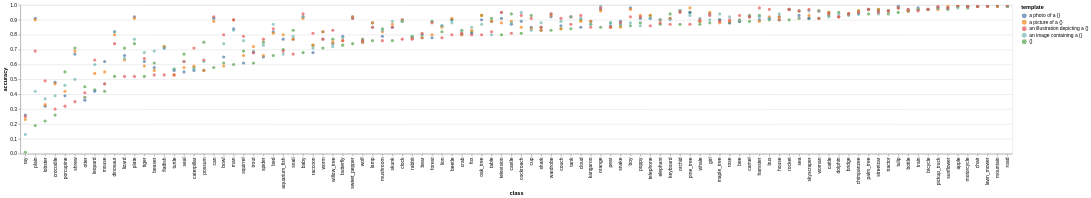

The code cell stored with this chart in its notebook:
### Markdown cell above
### Top-3 Accuracy by Template and Class

### Code cell
k = 3
topk_indices = np.argpartition(image_label_sim, axis=2, kth=-k)[:, :, -k:]
successes = (topk_indices == true_classes[:, None, None]).any(axis=2) # (image, template)
accuracies = np.array([successes[true_classes == i].mean(axis=0) for i in range(len(class_names))]) # (class, template)
df_acc = pd.DataFrame({
    "class": np.repeat(class_names, len(label_templates)),
    "template": np.tile(label_templates, len(class_names)),
    "accuracy": accuracies.ravel()
})
alt.Chart(df_acc).mark_circle(size=40).encode(
    x=alt.X("class:N", sort="y"), y="accuracy", color="template",
    tooltip=["template", "class", "accuracy"]
).interactive()

### Figure 1 — Vega specification as saved in the notebook (floating-point values rounded to 4 significant figures; data arrays with more than 128 entries replaced by an {"elided": "..."} marker saying what was removed)
{"$schema": "https://vega.github.io/schema/vega/v6.json", "data": [{"name": "param_1e9efca18e7a2868_store"}, {"name": "source_0"}, {"name": "data_0", "values": {"elided": "500 records"}}, {"name": "source_0_x_domain_class", "values": [{"class": "apple", "sort_field": 0.98}, {"class": "aquarium_fish", "sort_field": 0.67}, {"class": "baby", "sort_field": 0.68}, {"class": "bear", "sort_field": 0.78}, {"class": "beaver", "sort_field": 0.53}, {"class": "bed", "sort_field": 0.66}, {"class": "bee", "sort_field": 0.89}, {"class": "beetle", "sort_field": 0.8}, {"class": "bicycle", "sort_field": 0.97}, {"class": "bottle", "sort_field": 0.96}, {"class": "bowl", "sort_field": 0.59}, {"class": "boy", "sort_field": 0.86}, {"class": "bridge", "sort_field": 0.93}, {"class": "bus", "sort_field": 0.9}, {"class": "butterfly", "sort_field": 0.73}, {"class": "camel", "sort_field": 0.89}, {"class": "can", "sort_field": 0.58}, {"class": "castle", "sort_field": 0.81}, {"class": "caterpillar", "sort_field": 0.56}, {"class": "cattle", "sort_field": 0.92}, {"class": "chair", "sort_field": 0.99}, {"class": "chimpanzee", "sort_field": 0.94}, {"class": "clock", "sort_field": 0.77}, {"class": "cloud", "sort_field": 0.85}, {"class": "cockroach", "sort_field": 0.81}, {"class": "couch", "sort_field": 0.84}, {"class": "crab", "sort_field": 0.8}, {"class": "crocodile", "sort_field": 0.26}, {"class": "cup", "sort_field": 0.83}, {"class": "dinosaur", "sort_field": 0.52}, {"class": "dolphin", "sort_field": 0.92}, {"class": "elephant", "sort_field": 0.87}, {"class": "flatfish", "sort_field": 0.53}, {"class": "forest", "sort_field": 0.78}, {"class": "fox", "sort_field": 0.8}, {"class": "girl", "sort_field": 0.88}, {"class": "hamster", "sort_field": 0.89}, {"class": "house", "sort_field": 0.9}, {"class": "kangaroo", "sort_field": 0.85}, {"class": "keyboard", "sort_field": 0.87}, {"class": "lamp", "sort_field": 0.76}, {"class": "lawn_mower", "sort_field": 0.99}, {"class": "leopard", "sort_field": 0.42}, {"class": "lion", "sort_field": 0.78}, {"class": "lizard", "sort_field": 0.52}, {"class": "lobster", "sort_field": 0.22}, {"class": "man", "sort_field": 0.6}, {"class": "maple_tree", "sort_field": 0.88}, {"class": "motorcycle", "sort_field": 0.98}, {"class": "mountain", "sort_field": 0.99}, {"class": "mouse", "sort_field": 0.42}, {"class": "mushroom", "sort_field": 0.76}, {"class": "oak_tree", "sort_field": 0.8}, {"class": "orange", "sort_field": 0.85}, {"class": "orchid", "sort_field": 0.87}, {"class": "otter", "sort_field": 0.36}, {"class": "palm_tree", "sort_field": 0.94}, {"class": "pear", "sort_field": 0.85}, {"class": "pickup_truck", "sort_field": 0.97}, {"class": "pine_tree", "sort_field": 0.87}, {"class": "plain", "sort_field": 0.19}, {"class": "plate", "sort_field": 0.52}, {"class": "poppy", "sort_field": 0.86}, {"class": "porcupine", "sort_field": 0.32}, {"class": "possum", "sort_field": 0.56}, {"class": "rabbit", "sort_field": 0.77}, {"class": "raccoon", "sort_field": 0.68}, {"class": "ray", "sort_field": 0.01}, {"class": "road", "sort_field": 0.99}, {"class": "rocket", "sort_field": 0.9}, {"class": "rose", "sort_field": 0.88}, {"class": "sea", "sort_field": 0.91}, {"class": "seal", "sort_field": 0.55}, {"class": "shark", "sort_field": 0.83}, {"class": "shrew", "sort_field": 0.35}, {"class": "skunk", "sort_field": 0.76}, {"class": "skyscraper", "sort_field": 0.91}, {"class": "snail", "sort_field": 0.67}, {"class": "snake", "sort_field": 0.85}, {"class": "spider", "sort_field": 0.65}, {"class": "squirrel", "sort_field": 0.61}, {"class": "streetcar", "sort_field": 0.94}, {"class": "sunflower", "sort_field": 0.97}, {"class": "sweet_pepper", "sort_field": 0.74}, {"class": "table", "sort_field": 0.8}, {"class": "tank", "sort_field": 0.84}, {"class": "telephone", "sort_field": 0.86}, {"class": "television", "sort_field": 0.8}, {"class": "tiger", "sort_field": 0.52}, {"class": "tractor", "sort_field": 0.94}, {"class": "train", "sort_field": 0.96}, {"class": "trout", "sort_field": 0.61}, {"class": "tulip", "sort_field": 0.95}, {"class": "turtle", "sort_field": 0.53}, {"class": "wardrobe", "sort_field": 0.83}, {"class": "whale", "sort_field": 0.87}, {"class": "willow_tree", "sort_field": 0.72}, {"class": "wolf", "sort_field": 0.75}, {"class": "woman", "sort_field": 0.91}, {"class": "worm", "sort_field": 0.71}]}, {"name": "data_0_y_domain_accuracy", "values": [{"min": 0.01, "max": 1.0}]}, {"name": "data_0_color_domain_template", "values": [{"template": "{}"}, {"template": "a photo of a {}"}, {"template": "a picture of a {}"}, {"template": "an image containing a {}"}, {"template": "an illustration depicting a {}"}]}], "signals": [{"name": "x_step", "value": 20}, {"name": "width", "update": "bandspace(domain('x').length, 1, 0.5) * x_step"}, {"name": "unit", "value": {}, "on": [{"events": "pointermove", "update": "isTuple(group()) ? group() : unit"}]}, {"name": "param_1e9efca18e7a2868", "update": "vlSelectionResolve(\"param_1e9efca18e7a2868_store\", \"union\")"}, {"name": "param_1e9efca18e7a2868_class", "on": [{"events": [{"source": "view", "type": "dblclick"}], "update": "null"}, {"events": {"signal": "param_1e9efca18e7a2868_translate_delta"}, "update": "panLinear(param_1e9efca18e7a2868_translate_anchor.extent_x, -param_1e9efca18e7a2868_translate_delta.x / width)"}, {"events": {"signal": "param_1e9efca18e7a2868_zoom_delta"}, "update": "zoomLinear(domain(\"x\"), param_1e9efca18e7a2868_zoom_anchor.x, param_1e9efca18e7a2868_zoom_delta)"}]}, {"name": "param_1e9efca18e7a2868_accuracy", "on": [{"events": [{"source": "view", "type": "dblclick"}], "update": "null"}, {"events": {"signal": "param_1e9efca18e7a2868_translate_delta"}, "update": "panLinear(param_1e9efca18e7a2868_translate_anchor.extent_y, param_1e9efca18e7a2868_translate_delta.y / height)"}, {"events": {"signal": "param_1e9efca18e7a2868_zoom_delta"}, "update": "zoomLinear(domain(\"y\"), param_1e9efca18e7a2868_zoom_anchor.y, param_1e9efca18e7a2868_zoom_delta)"}]}, {"name": "param_1e9efca18e7a2868_tuple", "on": [{"events": [{"signal": "param_1e9efca18e7a2868_class || param_1e9efca18e7a2868_accuracy"}], "update": "param_1e9efca18e7a2868_class && param_1e9efca18e7a2868_accuracy ? {unit: \"\", fields: param_1e9efca18e7a2868_tuple_fields, values: [param_1e9efca18e7a2868_class,param_1e9efca18e7a2868_accuracy]} : null"}]}, {"name": "param_1e9efca18e7a2868_tuple_fields", "value": [{"field": "class", "channel": "x", "type": "E"}, {"field": "accuracy", "channel": "y", "type": "R"}]}, {"name": "param_1e9efca18e7a2868_translate_anchor", "value": {}, "on": [{"events": [{"source": "scope", "type": "pointerdown"}], "update": "{x: x(unit), y: y(unit), extent_x: domain(\"x\"), extent_y: domain(\"y\")}"}]}, {"name": "param_1e9efca18e7a2868_translate_delta", "value": {}, "on": [{"events": [{"source": "window", "between": [{"source": "scope", "type": "pointerdown"}, {"source": "window", "type": "pointerup"}], "type": "pointermove", "consume": true}], "update": "{x: param_1e9efca18e7a2868_translate_anchor.x - x(unit), y: param_1e9efca18e7a2868_translate_anchor.y - y(unit)}"}]}, {"name": "param_1e9efca18e7a2868_zoom_anchor", "on": [{"events": [{"source": "scope", "type": "wheel", "consume": true}], "update": "{x: invert(\"x\", x(unit)), y: invert(\"y\", y(unit))}"}]}, {"name": "param_1e9efca18e7a2868_zoom_delta", "on": [{"events": [{"source": "scope", "consume": true, "type": "wheel"}], "update": "pow(1.001, event.deltaY * pow(16, event.deltaMode))", "force": true}]}, {"name": "param_1e9efca18e7a2868_modify", "on": [{"events": {"signal": "param_1e9efca18e7a2868_tuple"}, "update": "modify(\"param_1e9efca18e7a2868_store\", param_1e9efca18e7a2868_tuple, true)"}]}], "marks": [{"type": "symbol", "name": "marks", "from": {"data": "data_0"}, "encode": {"update": {"size": {"value": 40}, "tooltip": {"signal": "{\"template\": isValid(datum[\"template\"]) ? isArray(datum[\"template\"]) ? join(datum[\"template\"], '\\n') : datum[\"template\"] : \"\"+datum[\"template\"], \"class\": isValid(datum[\"class\"]) ? isArray(datum[\"class\"]) ? join(datum[\"class\"], '\\n') : datum[\"class\"] : \"\"+datum[\"class\"], \"accuracy\": format(datum[\"accuracy\"], \"\")}"}, "x": {"field": "class", "scale": "x"}, "opacity": {"value": 0.7}, "shape": {"value": "circle"}, "fill": {"field": "template", "scale": "color"}, "y": {"field": "accuracy", "scale": "y"}}}, "interactive": true, "style": ["circle"], "clip": true}], "scales": [{"name": "x", "type": "point", "domain": {"data": "source_0_x_domain_class", "field": "class", "sort": {"op": "max", "field": "sort_field"}}, "range": {"step": {"signal": "x_step"}}, "padding": 0.5}, {"name": "y", "type": "linear", "domain": [{"signal": "(data(\"data_0_y_domain_accuracy\")[0] || {}).min"}, {"signal": "(data(\"data_0_y_domain_accuracy\")[0] || {}).max"}], "range": [{"signal": "height"}, 0], "zero": true, "domainRaw": {"signal": "param_1e9efca18e7a2868[\"accuracy\"]"}, "nice": true}, {"name": "color", "type": "ordinal", "domain": {"data": "data_0_color_domain_template", "field": "template", "sort": true}, "range": "category"}], "axes": [{"scale": "y", "zindex": 0, "domain": false, "tickCount": {"signal": "ceil(height/40)"}, "maxExtent": 0, "labels": false, "orient": "left", "gridScale": "x", "minExtent": 0, "ticks": false, "grid": true, "aria": false}, {"scale": "x", "title": "class", "labelBaseline": "middle", "zindex": 0, "orient": "bottom", "grid": false, "labelAlign": "right", "labelAngle": 270}, {"scale": "y", "labelOverlap": true, "title": "accuracy", "tickCount": {"signal": "ceil(height/40)"}, "grid": false, "zindex": 0, "orient": "left"}], "background": "white", "height": 300, "padding": 5, "legends": [{"fill": "color", "symbolType": "circle", "title": "template", "encode": {"symbols": {"update": {"opacity": {"value": 0.7}}}}}], "style": "cell"}
